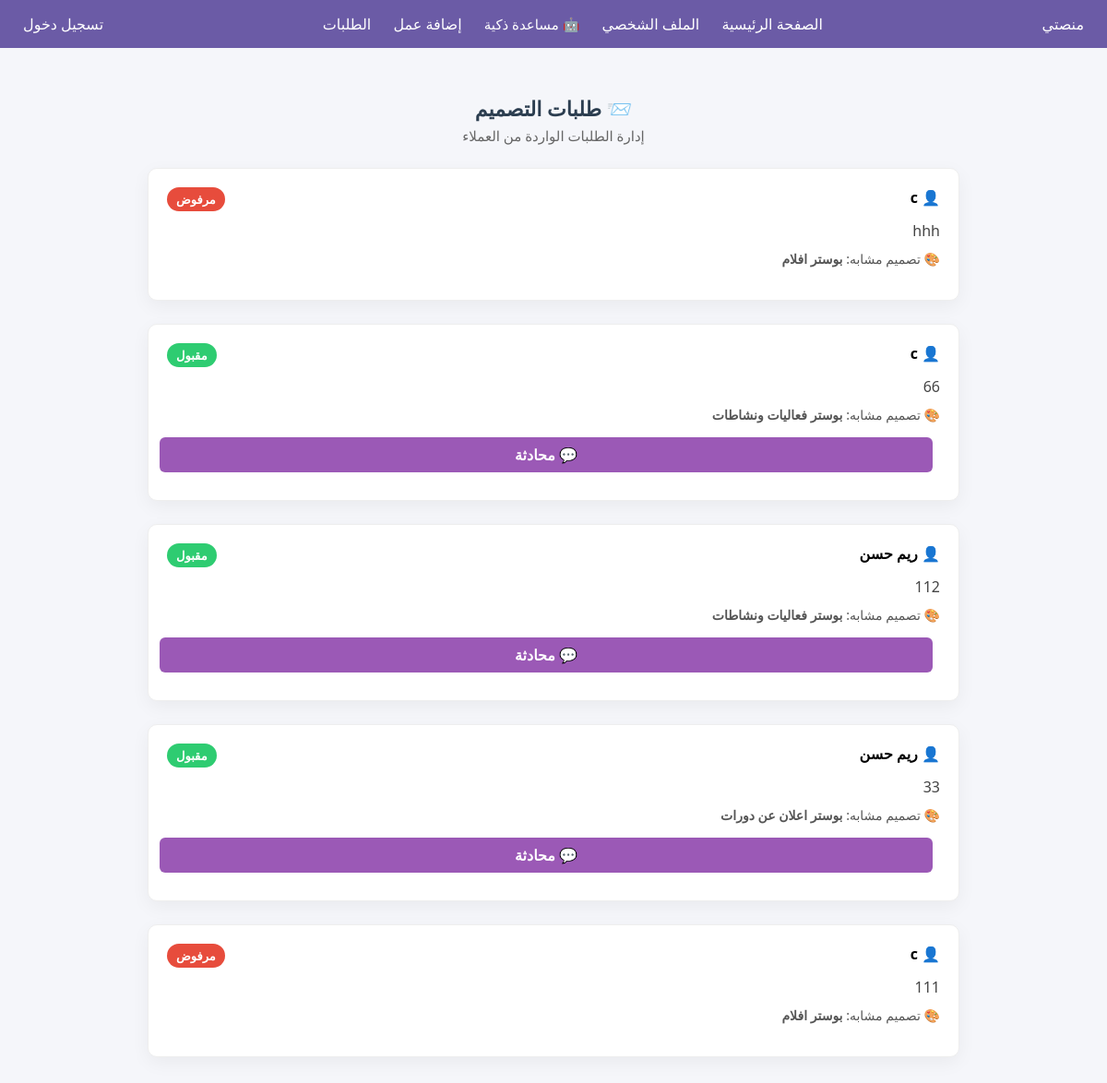
/designer/requests (signed in), run on the app's committed database.
### tables this page shows
CREATE TABLE requests (
    id INTEGER PRIMARY KEY AUTOINCREMENT,
        client_id INTEGER NOT NULL,
            designer_id INTEGER NOT NULL,
                design_id INTEGER,
                    description TEXT NOT NULL,
                        status TEXT DEFAULT 'مفتوح',
                            created_at TIMESTAMP DEFAULT CURRENT_TIMESTAMP
                            , chat_enabled INTEGER DEFAULT 0);

CREATE TABLE users (
            id INTEGER PRIMARY KEY AUTOINCREMENT,
            username TEXT NOT NULL,
            email TEXT NOT NULL,
            password TEXT NOT NULL,
            role TEXT NOT NULL
        , active INTEGER DEFAULT 1, bio TEXT DEFAULT '', portfolio TEXT DEFAULT '', specialty TEXT DEFAULT '', work_type TEXT DEFAULT '', analysis_result TEXT);

CREATE TABLE designs (
    id INTEGER PRIMARY KEY AUTOINCREMENT,
    designer_id INTEGER,
    title TEXT,
    description TEXT,
    image_path TEXT,
    FOREIGN KEY (designer_id) REFERENCES users(id)
);

### app/designer/routes.py (the view)
@designer_bp.route('/requests')
def designer_requests():
    if not designer_required():
        flash('غير مسموح بالدخول')
        return redirect(url_for('auth.login'))
    conn = sqlite3.connect(Config.DATABASE)
    conn.row_factory = sqlite3.Row
    requests = conn.execute("""
        SELECT
            r.id,
            r.description,
            r.status,
            u.username AS client_name,
            d.title AS design_title
        FROM requests r
        JOIN users u ON r.client_id = u.id
        LEFT JOIN designs d ON r.design_id = d.id
        WHERE r.designer_id = ?
        ORDER BY r.created_at DESC
    """, (session['user_id'],)).fetchall()
    conn.close()
    return render_template(
        'designer/requests.html',
        requests=requests
    )

### app/designer/routes.py (called while the page is built)
def designer_required():
    return 'role' in session and session['role'] == 'designer'

### app/designer/templates/designer/requests.html (shortened to what this page needs)
{% extends 'base.html' %}
{% block content %}
<div class="designer-requests-page">
    <div class="page-header">
        <h2>📨 طلبات التصميم</h2>
        <p>إدارة الطلبات الواردة من العملاء</p>
    </div>
    {% if requests %}
        <div class="requests-list">
            {% for req in requests %}
            <div class="request-card">
                <div class="request-top">
                    <span class="client-name">
                        👤 {{ req['client_name'] }}
                    </span>
                    <span class="status status-{{ req['status'] }}">
                        {{ req['status'] }}
                    </span>
                </div>
                <p class="request-desc">
                    {{ req['description'] }}
                </p>
                {% if req['design_title'] %}
                <p class="design-ref">
                    🎨 تصميم مشابه: <strong>{{ req['design_title'] }}</strong>
                </p>
                {% endif %}
                <div class="request-actions">
                    {% if req['status'] == 'مفتوح' %}
                        <a href="{{ url_for('designer.accept_request', request_id=req['id']) }}" class="btn accept">قبول</a>
                        <a href="{{ url_for('designer.reject_request', request_id=req['id']) }}" class="btn reject">رفض</a>
                    {% elif req['status'] == 'مقبول' %}
                        <a href="{{ url_for('chat.chat', request_id=req['id']) }}" class="btn chat">💬 محادثة</a>
                    {% endif %}
                </div>
            </div>
            {% endfor %}
        </div>
    {% else %}
        <div class="empty-box">
            لا يوجد طلبات حاليًا
        </div>
    {% endif %}
</div>
{% endblock %}

### app/static/style.css (style rules this page uses)
* { margin: 0; padding: 0; box-sizing: border-box; font-family: 'Segoe UI', Tahoma, Geneva, Verdana, sans-serif; }
body { direction: rtl; background-color: #f5f6fa; }
.request-card, .portfolio-card { background-color: #fff; padding: 15px; margin-bottom: 10px; border-radius: 10px; box-shadow: 0 2px 8px rgba(0,0,0,0.1); }
.page-header { text-align: center; margin-bottom: 30px; }
.page-header h2 { font-size: 22px; font-weight: 600; margin-bottom: 8px; }
.page-header p { font-size: 14px; color: #777; }
.btn { display: block; width: 100%; padding: 12px; text-align: center; border-radius: 5px; text-decoration: none; font-weight: bold; margin-bottom: 10px; cursor: pointer; border: none; }
.page-header { text-align: center; margin-bottom: 25px; }
.page-header h2 { margin-bottom: 8px; color: #2c3e50; }
.page-header p { color: #666; font-size: 15px; }
.request-card { background: #fff; border-radius: 10px; border: 1px solid #eee; box-shadow: 0 4px 15px rgba(0,0,0,0.06); padding: 25px; }
.request-card { background: #fff; border: 1px solid #eee; border-radius: 10px; padding: 20px; box-shadow: 0 4px 12px rgba(0,0,0,0.08); transition: transform 0.3s, box-shadow 0.3s; position: relative; }
.status { padding: 5px 12px; border-radius: 6px; font-weight: bold; display: inline-block; font-size: 0.9rem; }
.status { padding: 6px 14px; border-radius: 999px; font-size: 13px; font-weight: bold; color: #fff; }
.status-مقبول { background: #10b981; }
.status-مرفوض { background: #ef4444; }

### app/designer/templates/designer/requests.html (style rules this page uses)
.designer-requests-page { max-width: 900px; margin: 40px auto; padding: 10px; }
.page-header { margin-bottom: 25px; }
.page-header h2 { margin-bottom: 5px; }
.page-header p { color: #666; }
.requests-list { display: flex; flex-direction: column; gap: 15px; }
.request-card { background: #fff; border-radius: 10px; padding: 20px; box-shadow: 0 6px 20px rgba(0,0,0,0.05); }
.request-top { display: flex; justify-content: space-between; margin-bottom: 10px; }
.client-name { font-weight: bold; }
.status { padding: 4px 10px; border-radius: 20px; font-size: 13px; color: #fff; }
.status-مقبول { background: #2ecc71; }
.status-مرفوض { background: #e74c3c; }
.request-desc { margin: 10px 0; color: #444; }
.design-ref { font-size: 14px; color: #555; }
.request-actions { margin-top: 15px; }
.btn { padding: 8px 18px; border-radius: 6px; text-decoration: none; color: white; font-weight: bold; margin-right: 8px; }
.chat { background: #9b59b6; }

### data on the page
requests: client_name "c", status "مرفوض", description "hhh", design_title "بوستر افلام"
requests: client_name "c", status "مقبول", description "66", design_title "بوستر فعاليات ونشاطات"
requests: client_name "ريم حسن", status "مقبول", description "112", design_title "بوستر فعاليات ونشاطات"
requests: client_name "ريم حسن", status "مقبول", description "33", design_title "بوستر اعلان عن دورات"
requests: client_name "c", status "مرفوض", description "111", design_title "بوستر افلام"
